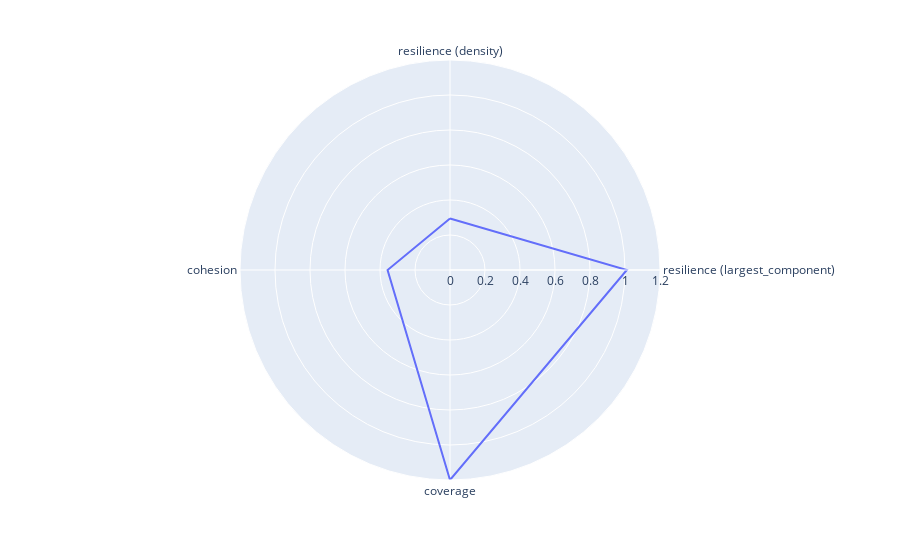

The cell this chart's notebook holds for it:
### Code cell
roc_bike_graph.display_metrics()

### Figure 1 — Plotly figure (JSON) as saved in the notebook; plotly's stock layout.template omitted (floating-point values rounded to 4 significant figures)
{"data": [{"hovertemplate": "r=%{r}<br>theta=%{theta}<extra></extra>", "legendgroup": "", "line": {"color": "#636efa", "dash": "solid"}, "marker": {"symbol": "circle"}, "mode": "lines", "name": "", "r": [0.2938, 1.011, 1.2, 0.3567, 0.2938], "showlegend": false, "subplot": "polar", "theta": ["resilience (density)", "resilience (largest_component)", "coverage", "cohesion", "resilience (density)"], "type": "scatterpolar"}], "layout": {"legend": {"tracegroupgap": 0}, "margin": {"t": 60}, "polar": {"angularaxis": {"direction": "clockwise", "rotation": 90}, "domain": {"x": [0, 1], "y": [0, 1]}}}}
